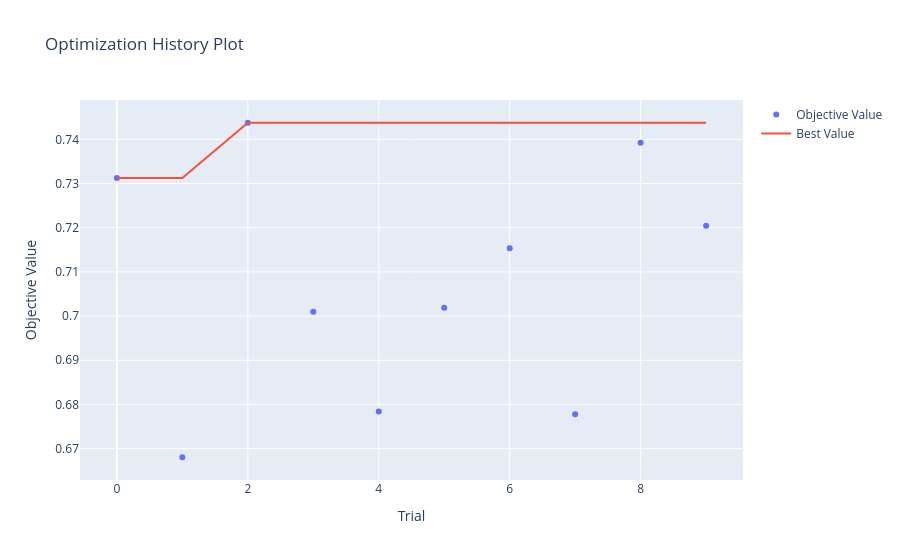
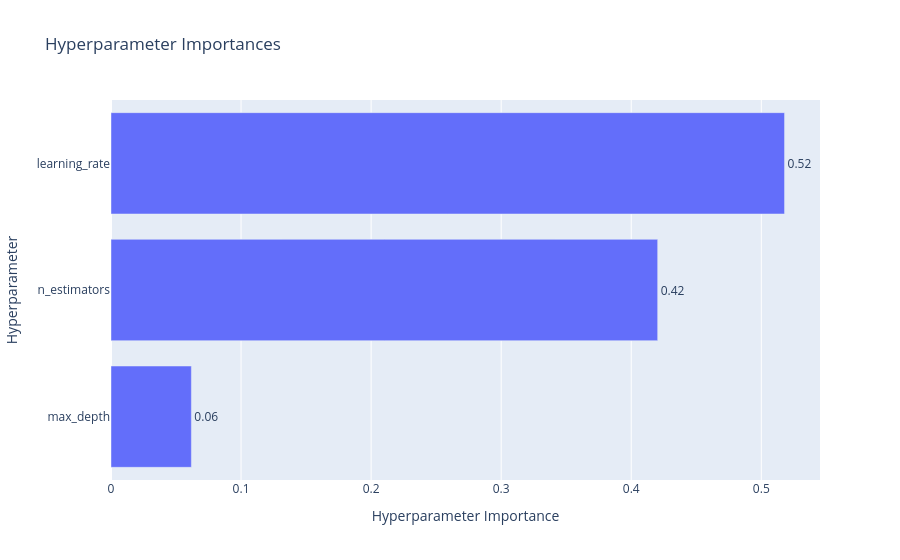

Source (notebook cell) for these figures, in order:
### Code cell
#Optimizarea Bayesiană cu Optuna

import optuna

def objective(trial):
    param = {
        'objective': 'multi:softprob',
        'num_class': 6,
        'tree_method': 'hist',
        'enable_categorical': True,
        'max_depth': trial.suggest_int('max_depth', 3, 9),
        'learning_rate': trial.suggest_float('learning_rate', 0.01, 0.3, log=True),
        'n_estimators': trial.suggest_int('n_estimators', 50, 200)
    }
    
    cv = StratifiedKFold(n_splits=5, shuffle=True, random_state=42)
    opt_model = xgb.XGBClassifier(**param, random_state=42)
    scores = cross_val_score(opt_model, X, y, cv=cv, scoring='f1_macro')
    return scores.mean()

# Folosirea TPESampler așa cum este cerut[cite: 1]
study = optuna.create_study(direction='maximize', sampler=optuna.samplers.TPESampler(seed=42))
study.optimize(objective, n_trials=10) # Poți crește n_trials

print("Cei mai buni parametri:", study.best_params)

# Vizualizările Optuna[cite: 1]
optuna.visualization.plot_optimization_history(study).show()
optuna.visualization.plot_param_importances(study).show()

### Figure 1 — Plotly figure (JSON) as saved in the notebook; plotly's stock layout.template omitted (floating-point values rounded to 4 significant figures)
{"data": [{"mode": "markers", "name": "Objective Value", "type": "scatter", "x": [0, 1, 2, 3, 4, 5, 6, 7, 8, 9], "y": [0.7312, 0.6681, 0.7438, 0.701, 0.6784, 0.7019, 0.7154, 0.6778, 0.7392, 0.7204]}, {"mode": "lines", "name": "Best Value", "type": "scatter", "x": [0, 1, 2, 3, 4, 5, 6, 7, 8, 9], "y": [0.7312, 0.7312, 0.7438, 0.7438, 0.7438, 0.7438, 0.7438, 0.7438, 0.7438, 0.7438]}, {"marker": {"color": "#cccccc"}, "mode": "markers", "name": "Infeasible Trial", "showlegend": false, "type": "scatter", "x": [], "y": []}], "layout": {"title": {"text": "Optimization History Plot"}, "xaxis": {"title": {"text": "Trial"}}, "yaxis": {"title": {"text": "Objective Value"}}}}

### Figure 2 — Plotly figure (JSON) as saved in the notebook; plotly's stock layout.template omitted (floating-point values rounded to 4 significant figures)
{"data": [{"cliponaxis": false, "hovertemplate": ["max_depth (IntDistribution): 0.06179198536574531<extra></extra>", "n_estimators (IntDistribution): 0.42033199765514867<extra></extra>", "learning_rate (FloatDistribution): 0.5178760169791059<extra></extra>"], "name": "Objective Value", "orientation": "h", "text": ["0.06", "0.42", "0.52"], "textposition": "outside", "type": "bar", "x": [0.06179, 0.4203, 0.5179], "y": ["max_depth", "n_estimators", "learning_rate"]}], "layout": {"title": {"text": "Hyperparameter Importances"}, "xaxis": {"title": {"text": "Hyperparameter Importance"}}, "yaxis": {"title": {"text": "Hyperparameter"}}}}
